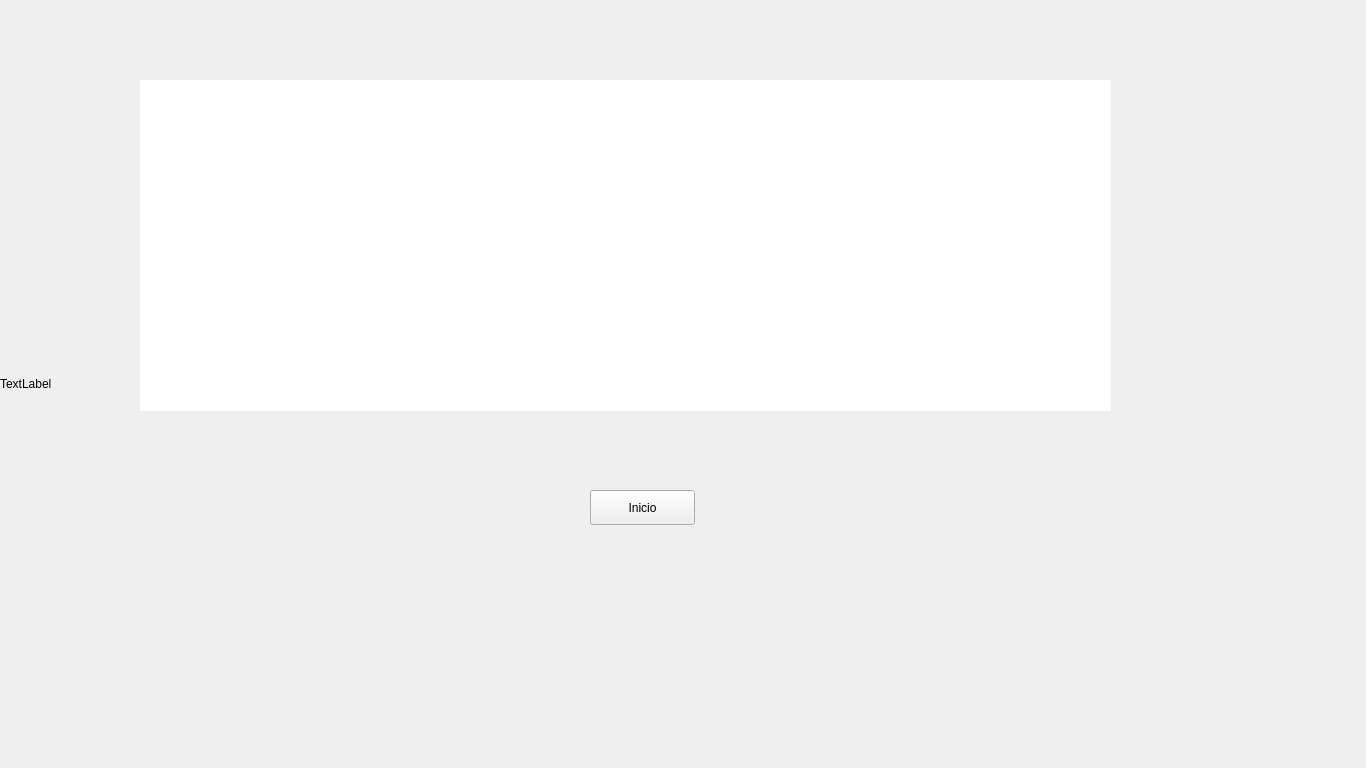
<?xml version="1.0" encoding="UTF-8"?>
<ui version="4.0">
 <class>FifteenthWindow</class>
 <widget class="QMainWindow" name="FifteenthWindow">
  <property name="geometry">
   <rect>
    <x>0</x>
    <y>0</y>
    <width>1366</width>
    <height>768</height>
   </rect>
  </property>
  <property name="maximumSize">
   <size>
    <width>1366</width>
    <height>768</height>
   </size>
  </property>
  <property name="windowTitle">
   <string>MainWindow</string>
  </property>
  <widget class="QWidget" name="centralwidget">
   <property name="maximumSize">
    <size>
     <width>1366</width>
     <height>768</height>
    </size>
   </property>
   <widget class="QLabel" name="label">
    <property name="geometry">
     <rect>
      <x>0</x>
      <y>0</y>
      <width>1366</width>
      <height>768</height>
     </rect>
    </property>
    <property name="maximumSize">
     <size>
      <width>1366</width>
      <height>768</height>
     </size>
    </property>
    <property name="text">
     <string>TextLabel</string>
    </property>
   </widget>
   <widget class="QPushButton" name="pushInicioButton">
    <property name="geometry">
     <rect>
      <x>590</x>
      <y>490</y>
      <width>105</width>
      <height>35</height>
     </rect>
    </property>
    <property name="text">
     <string>Inicio</string>
    </property>
   </widget>
   <widget class="QTextBrowser" name="textBrowser">
    <property name="geometry">
     <rect>
      <x>140</x>
      <y>80</y>
      <width>971</width>
      <height>331</height>
     </rect>
    </property>
    <property name="frameShape">
     <enum>QFrame::NoFrame</enum>
    </property>
    <property name="html">
     <string>&lt;!DOCTYPE HTML PUBLIC &quot;-//W3C//DTD HTML 4.0//EN&quot; &quot;http://www.w3.org/TR/REC-html40/strict.dtd&quot;&gt;
&lt;html&gt;&lt;head&gt;&lt;meta name=&quot;qrichtext&quot; content=&quot;1&quot; /&gt;&lt;meta charset=&quot;utf-8&quot; /&gt;&lt;style type=&quot;text/css&quot;&gt;
p, li { white-space: pre-wrap; }
&lt;/style&gt;&lt;/head&gt;&lt;body style=&quot; font-family:'Segoe UI'; font-size:9pt; font-weight:400; font-style:normal;&quot;&gt;
&lt;p align=&quot;justify&quot; style=&quot; margin-top:0px; margin-bottom:0px; margin-left:0px; margin-right:0px; -qt-block-indent:0; text-indent:0px;&quot;&gt;&lt;span style=&quot; font-size:16pt; color:#ffffff;&quot;&gt;Com as investigações e interrogações do Capitão ele conseguiu descobrir o culpado pela maior catástrofe dos últimos anos na capital, o bardo da cidade que roubou o dragão, e evitar o que seria o maior massacre da história. &lt;/span&gt;&lt;/p&gt;
&lt;p align=&quot;justify&quot; style=&quot; margin-top:0px; margin-bottom:0px; margin-left:0px; margin-right:0px; -qt-block-indent:0; text-indent:0px;&quot;&gt;&lt;span style=&quot; font-size:16pt; color:#ffffff;&quot;&gt;Hoje as pessoas se sentem mais felizes que nunca e podem agora ajudar os que se machucaram e reconstruir a cidade a sua glória. &lt;/span&gt;&lt;/p&gt;
&lt;p align=&quot;justify&quot; style=&quot; margin-top:0px; margin-bottom:0px; margin-left:0px; margin-right:0px; -qt-block-indent:0; text-indent:0px;&quot;&gt;&lt;span style=&quot; font-size:16pt; color:#ffffff;&quot;&gt;O rei agradece ao capitão seus esforços e o condecora.&lt;/span&gt;&lt;/p&gt;
&lt;p align=&quot;justify&quot; style=&quot; margin-top:0px; margin-bottom:0px; margin-left:0px; margin-right:0px; -qt-block-indent:0; text-indent:0px;&quot;&gt;&lt;span style=&quot; font-size:16pt; color:#ffffff;&quot;&gt;O povo em tom de comemoração chama pelo capitão.&lt;/span&gt;&lt;/p&gt;&lt;/body&gt;&lt;/html&gt;</string>
    </property>
   </widget>
  </widget>
 </widget>
 <resources/>
 <connections/>
</ui>
